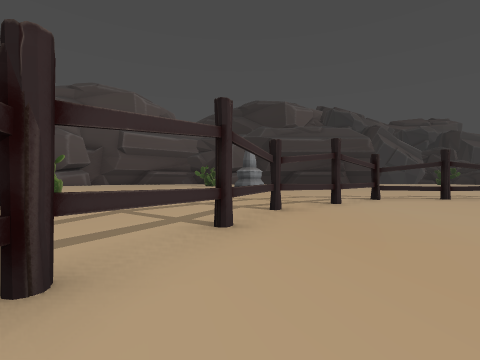
view 1 (above)

15 first-person views from a walk through a 3-D level made in the Godot game engine. The camera is 1.2 m above the floor, looks level and sees 85° across. The floor is counted in squares, 2 m on a side. Each view is taken from the middle of a square. On the plan, view 1 faces up. The plan holds only what a view shows up to about 9 squares ahead; the rest is blank. The place goes on beyond the plan. Characters and animated objects are left out.

view 2
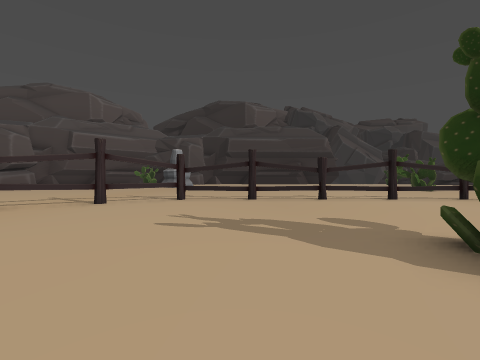

view 3
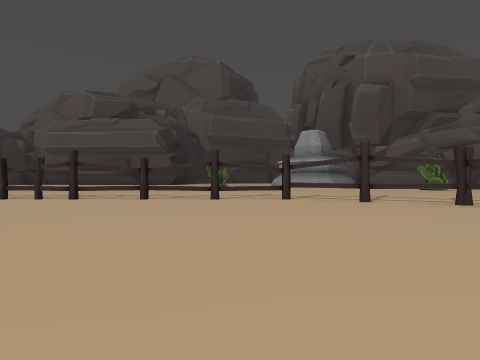

view 4
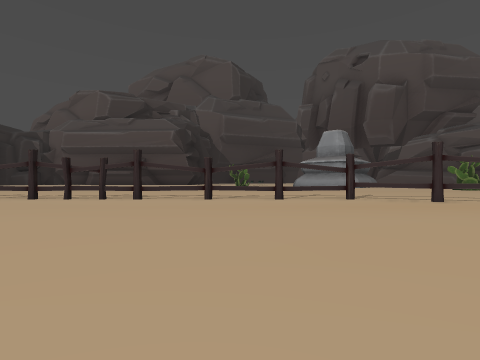

view 5
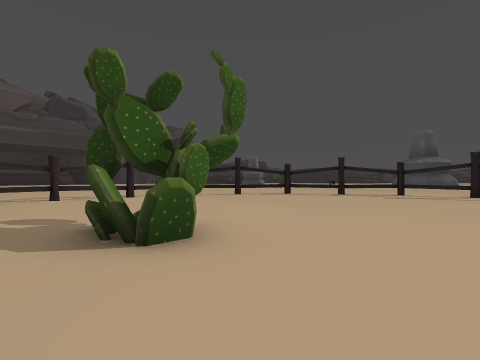

view 6
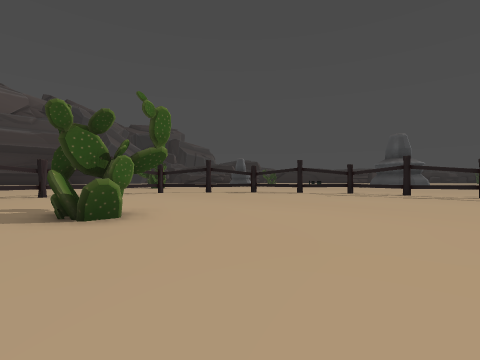

view 7
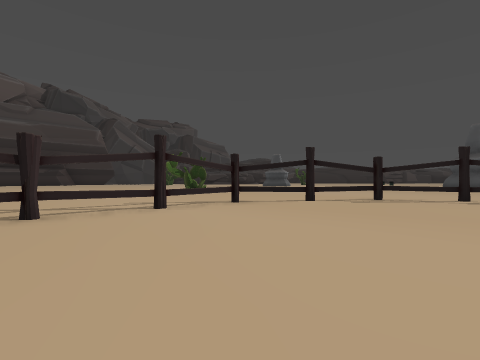

view 8
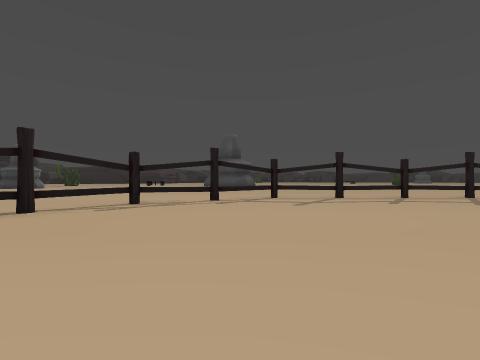

view 9
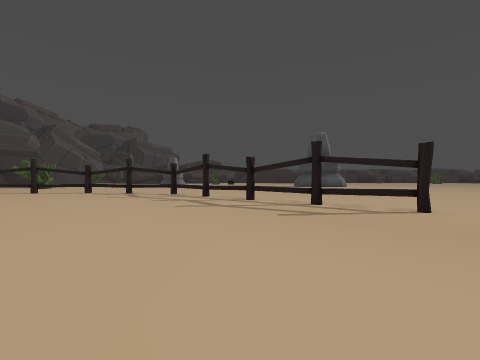

view 10
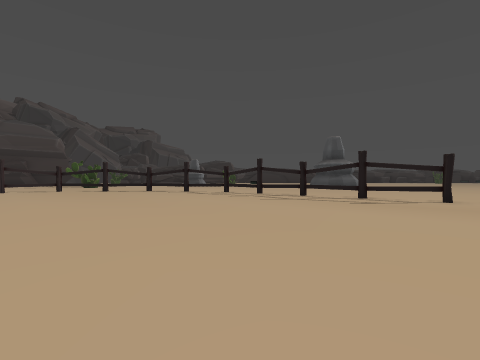

view 11
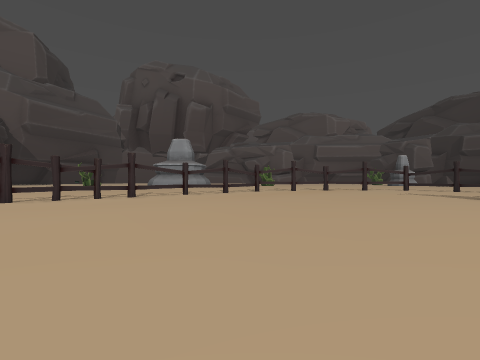

view 12
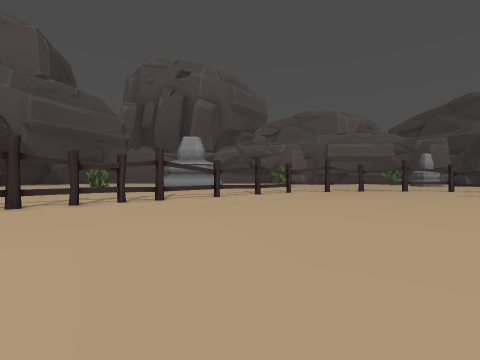

view 13
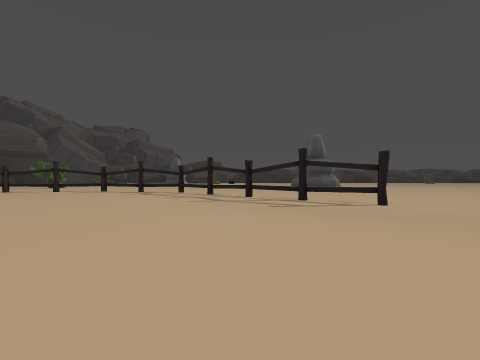

view 14
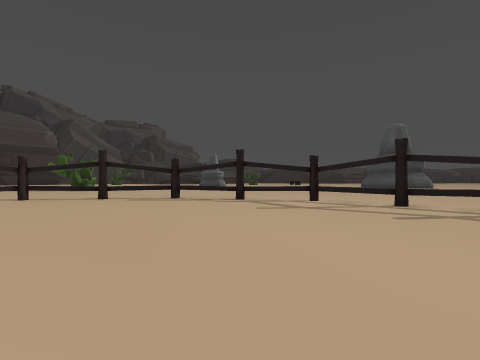

view 15
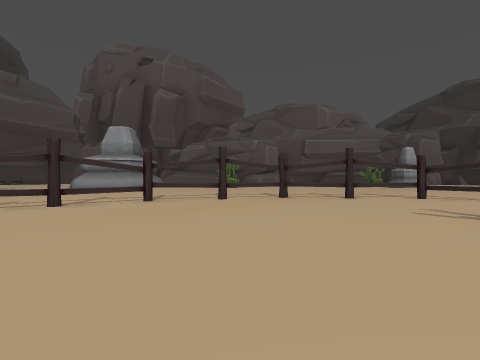

### Floor plan
Key: @ floor where view 1 was taken; # wall or solid block; x gap in a wall; . floor; = window, fence, low wall or low ledge; F fence; T thing the floor can be seen under or through.
Columns run from 4 left of view 1 to 20 right of it. Each row starts with its distance up from view 1.
 12             ....
 11             .....
 10             ......
  9    ................ ....
  8    .....x======#=#......
  7   ....FF..........FF....
  6   ...FF.............F#..
  5  ...TT...............=..
  4  ...T.................#.
  3   .TT.................=.
  2   .T........##........=#.
  1  ..=...................=.
  0 ...=@..................=.
 -1 ...#...................=.
 -2  ..=...................=.
 -3   .#...................=.
 -4   .=......... .........=.
 -5   .T......... .........#.
 -6  ..T......... .........=.
 -7 ...=......... .........#.
 -8 ...=......... ...........
 -9  ..=.........   .........

Where each view was taken, in squares from view 1:
view 1: 0 up, 0 right, facing up
view 2: 0 up, 6 right, facing up
view 3: 0 up, 7 right, facing left
view 4: 2 down, 7 right, facing left
view 5: 1 down, 7 right, facing up-right
view 6: 3 down, 7 right, facing up-right
view 7: 3 up, 8 right, facing up-right
view 8: 3 up, 10 right, facing right
view 9: 8 down, 13 right, facing up-right
view 10: 8 down, 10 right, facing up-right
view 11: 9 down, 8 right, facing up-left
view 12: 9 down, 6 right, facing up-left
view 13: 9 down, 12 right, facing up-right
view 14: 2 down, 12 right, facing up-right
view 15: 2 down, 6 right, facing up-left
